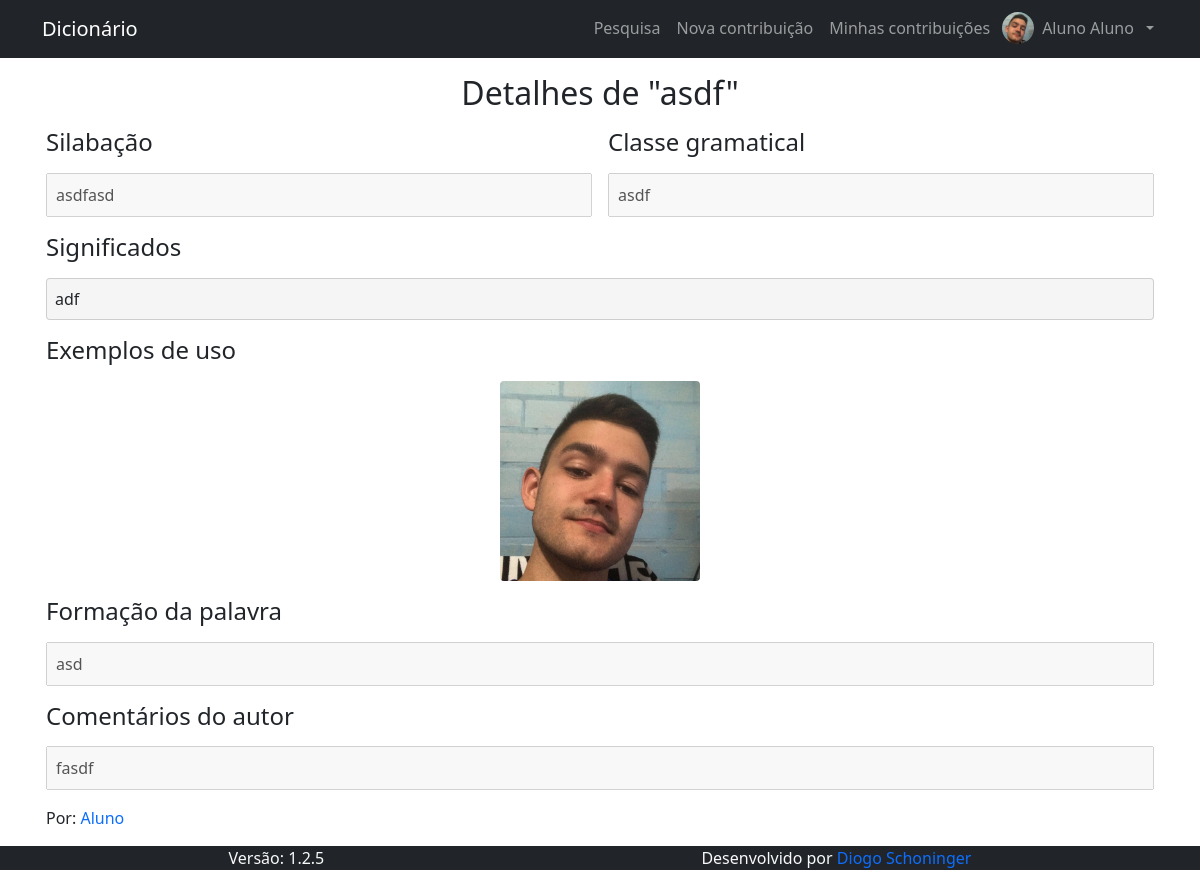
Page /pages/contribuicoes/detalhes_contribuicao.php?id_contribuicao=7 (signed in) on the committed database.
### tables this page shows
CREATE TABLE IF NOT EXISTS `contribuicao` (
  `id_contribuicao` int(11) NOT NULL AUTO_INCREMENT,
  `contribuicao` text NOT NULL,
  `silabacao` text NOT NULL,
  `classe_gramatical` text NOT NULL,
  `significados` text NOT NULL,
  `formacao` text NOT NULL,
  `comentarios` text DEFAULT NULL,
  `id_autor` int(11) NOT NULL,
  `exemplos` text NOT NULL,
  `situacao` text NOT NULL,
  `comentarios_avaliador` text NOT NULL,
  PRIMARY KEY (`id_contribuicao`)
);

CREATE TABLE IF NOT EXISTS `usuario` (
  `id_usuario` int(11) NOT NULL AUTO_INCREMENT,
  `nome_usuario` text NOT NULL,
  `email` varchar(128) NOT NULL,
  `cpf` varchar(11) NOT NULL,
  `data_nasc` date NOT NULL,
  `senha` text NOT NULL,
  `nivel` int(1) NOT NULL,
  `primeiro_acesso` int(1) NOT NULL DEFAULT 1,
  `id_responsavel` int(1) NOT NULL,
  `foto` text DEFAULT NULL,
  PRIMARY KEY (`id_usuario`),
  UNIQUE KEY `email` (`email`),
  UNIQUE KEY `cpf` (`cpf`)
);

### pages/contribuicoes/detalhes_contribuicao.php (the view, shortened to what this page needs)
<?php
  $conn = open_db();
  $id_contribuicao = mysqli_real_escape_string( $conn, $_GET["id_contribuicao"] );
  $result = $conn->query("SELECT contribuicao, silabacao, classe_gramatical, significados, exemplos, formacao, comentarios, id_autor FROM contribuicao WHERE id_contribuicao = $id_contribuicao");
  if (!$result) {
    echo $conn->errno . "<br>";
    echo $conn->error;
  } else if ($result->num_rows !== 1){
    header("Location: " . BASE_URL);
    exit();
  } else {
    $contribuicao = $result->fetch_object();
  }
?>
<h1 class="fs-2 text-center m-0">Detalhes de "<?php echo $contribuicao->contribuicao ?>"</h1>
<div class="row g-0 gap-3 col-sm">
  <h2 class="fs-4 m-0">Silabação</h2>
  <input class="p-2" type="text" disabled value="<?php echo $contribuicao->silabacao ?>"/>
</div>
<div class="row g-0 gap-3 col-sm">
  <h2 class="fs-4 m-0">Classe gramatical</h2>
  <input class="p-2" type="text" disabled value="<?php echo $contribuicao->classe_gramatical ?>"/>
</div>
<div class="row g-0 gap-3">
  <h2 class="fs-4 m-0">Significados</h2>
  <div class="p-2 rounded" style="border: 1px solid rgba(118, 118, 118, 0.3); background-color: rgba(220, 220, 220, 0.3)" type="text" disabled>
    <?php echo $contribuicao->significados ?>
  </div>
</div>
<div class="row g-0 gap-3">
  <h2 class="fs-4 m-0">Exemplos de uso</h2>
  <div class="row g-0 gap-3 justify-content-center">
    <?php
      $exemplos = explode(" ", $contribuicao->exemplos);
      for ($i = 0; $i < count($exemplos); $i++) :
    ?>
      <img class="rounded" src="<?php echo BASE_URL . $exemplos[$i] ?>"  style="width: 200px; height: 200px; object-fit: cover; cursor: pointer" data-bs-toggle="modal" data-bs-target="#exampleModal<?php echo $i ?>">
    <?php endfor ?>
  </div>
</div>
<div class="row g-0 gap-3">
  <h2 class="fs-4 m-0">Formação da palavra</h2>
  <input class="p-2" type="text" disabled value="<?php echo $contribuicao->formacao ?>"/>
</div>
<div class="row g-0 gap-3">
  <h2 class="fs-4 m-0">Comentários do autor</h2>
  <input class="p-2" type="text" disabled value="<?php echo $contribuicao->comentarios ?>"/>
</div>
<?php
  $conn = open_db();
  $results = $conn->query("SELECT nome_usuario FROM usuario WHERE id_usuario = $contribuicao->id_autor");
  $autor = $results->fetch_object();
?>
<div class="row g-0">
  <span>Por: <a class="nav-link d-inline px-0" href="<?php echo BASE_URL ?>pages/user/perfil.php?id_usuario=<?php echo $contribuicao->id_autor ?>"><?php echo $autor->nome_usuario ?></a></span>
</div>

### rows in the picture
contribuicao: contribuicao "asdf", silabacao "asdfasd", classe_gramatical "asdf", significados "adf", exemplos (picture), formacao "asd", comentarios "fasdf"
usuario: nome_usuario "Aluno"

### other values in the picture
$nome_usuario[0] "Aluno"
$nome_usuario[$last_name -1] "Aluno"
VERSION "1.2.5"
